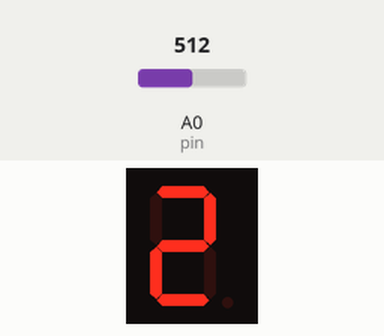
This sketch was run on a simulated Arduino Uno, built with avr-gcc and run on an emulated ATmega328P. On the bench: 1-digit seven-segment display. Wiring (inferred from the names in the program): 1-digit 7-segment display, segments lit when HIGH: segments pin 2, pin 3, pin 4, pin 5, pin 6, pin 7, pin 8, pin 9. The test bench sets the inputs (shaded band); at power-on: A0 (pin) = 512. The segment pins are drawn as the display they are named for.

Above: at 1.3 s.
1.4 s: A0 (pin) set to 122
At 2.2 s:
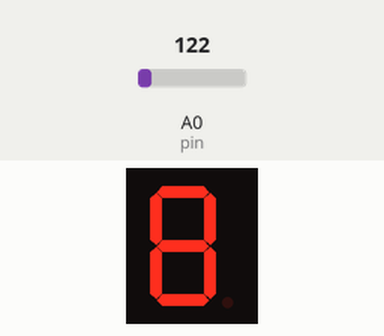
3.7 s: A0 (pin) set to 0
At 5.1 s:
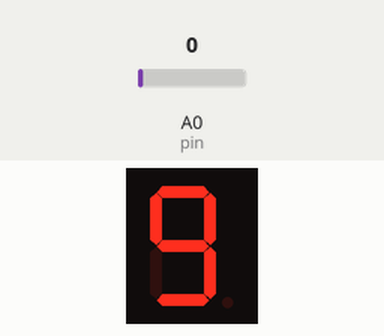
Timing chart, 0 to 6.7 s (numbered marks = the images above; inputs shaded):
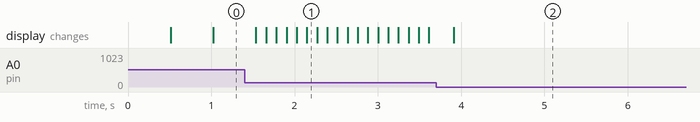

The sketch:

Yedi-Segment-Potans.ino
```cpp
int a = 2;
int b = 3;
int c = 4;
int d = 5;
int e = 6;
int f = 7;
int g = 8;
int h = 9;

int pin = A0; // Potans

void setup() {
  pinMode(a, OUTPUT);
  pinMode(b, OUTPUT);
  pinMode(c, OUTPUT);
  pinMode(d, OUTPUT);
  pinMode(e, OUTPUT);
  pinMode(f, OUTPUT);
  pinMode(g, OUTPUT);
  pinMode(h, OUTPUT);
}

void loop() {
  for(int i = 0; i < 10; i++){
    yazdir(i);

    // Potanstan okuma yaparak hız ayarlama
    delay(analogRead(A0));
  }
}

void yazdir(int sayi) {
  switch (sayi) {
    case 1:
      digitalWrite(a, LOW);
      digitalWrite(b, HIGH);
      digitalWrite(c, HIGH);
      digitalWrite(d, LOW);
      digitalWrite(e, LOW);
      digitalWrite(f, LOW);
      digitalWrite(g, LOW);
      digitalWrite(h, LOW);
      break;

    case 2:
      digitalWrite(a, HIGH);
      digitalWrite(b, HIGH);
      digitalWrite(c, LOW);
      digitalWrite(d, HIGH);
      digitalWrite(e, HIGH);
      digitalWrite(f, LOW);
      digitalWrite(g, HIGH);
      digitalWrite(h, LOW);
      break;

    case 3:
      digitalWrite(a, HIGH);
      digitalWrite(b, HIGH);
      digitalWrite(c, HIGH);
      digitalWrite(d, HIGH);
      digitalWrite(e, LOW);
      digitalWrite(f, LOW);
      digitalWrite(g, HIGH);
      digitalWrite(h, LOW);
      break;

    case 4:
      digitalWrite(a, LOW);
      digitalWrite(b, HIGH);
      digitalWrite(c, HIGH);
      digitalWrite(d, LOW);
      digitalWrite(e, LOW);
      digitalWrite(f, HIGH);
      digitalWrite(g, HIGH);
      digitalWrite(h, LOW);
      break;

    case 5:
      digitalWrite(a, HIGH);
      digitalWrite(b, LOW);
      digitalWrite(c, HIGH);
      digitalWrite(d, HIGH);
      digitalWrite(e, LOW);
      digitalWrite(f, HIGH);
      digitalWrite(g, HIGH);
      digitalWrite(h, LOW);
      break;

    case 6:
      digitalWrite(a, HIGH);
      digitalWrite(b, LOW);
      digitalWrite(c, HIGH);
      digitalWrite(d, HIGH);
      digitalWrite(e, HIGH);
      digitalWrite(f, HIGH);
      digitalWrite(g, HIGH);
      digitalWrite(h, LOW);
      break;

    case 7:
      digitalWrite(a, HIGH);
      digitalWrite(b, HIGH);
      digitalWrite(c, HIGH);
      digitalWrite(d, LOW);
      digitalWrite(e, LOW);
      digitalWrite(f, LOW);
      digitalWrite(g, LOW);
      digitalWrite(h, LOW);
      break;

    case 8:
      digitalWrite(a, HIGH);
      digitalWrite(b, HIGH);
      digitalWrite(c, HIGH);
      digitalWrite(d, HIGH);
      digitalWrite(e, HIGH);
      digitalWrite(f, HIGH);
      digitalWrite(g, HIGH);
      digitalWrite(h, LOW);
      break;

    case 9:
      digitalWrite(a, HIGH);
      digitalWrite(b, HIGH);
      digitalWrite(c, HIGH);
      digitalWrite(d, HIGH);
      digitalWrite(e, LOW);
      digitalWrite(f, HIGH);
      digitalWrite(g, HIGH);
      digitalWrite(h, LOW);
      break;

    case 0:
      digitalWrite(a, HIGH);
      digitalWrite(b, HIGH);
      digitalWrite(c, HIGH);
      digitalWrite(d, HIGH);
      digitalWrite(e, HIGH);
      digitalWrite(f, HIGH);
      digitalWrite(g, LOW);
      digitalWrite(h, LOW);
      break;
  }
}
```
